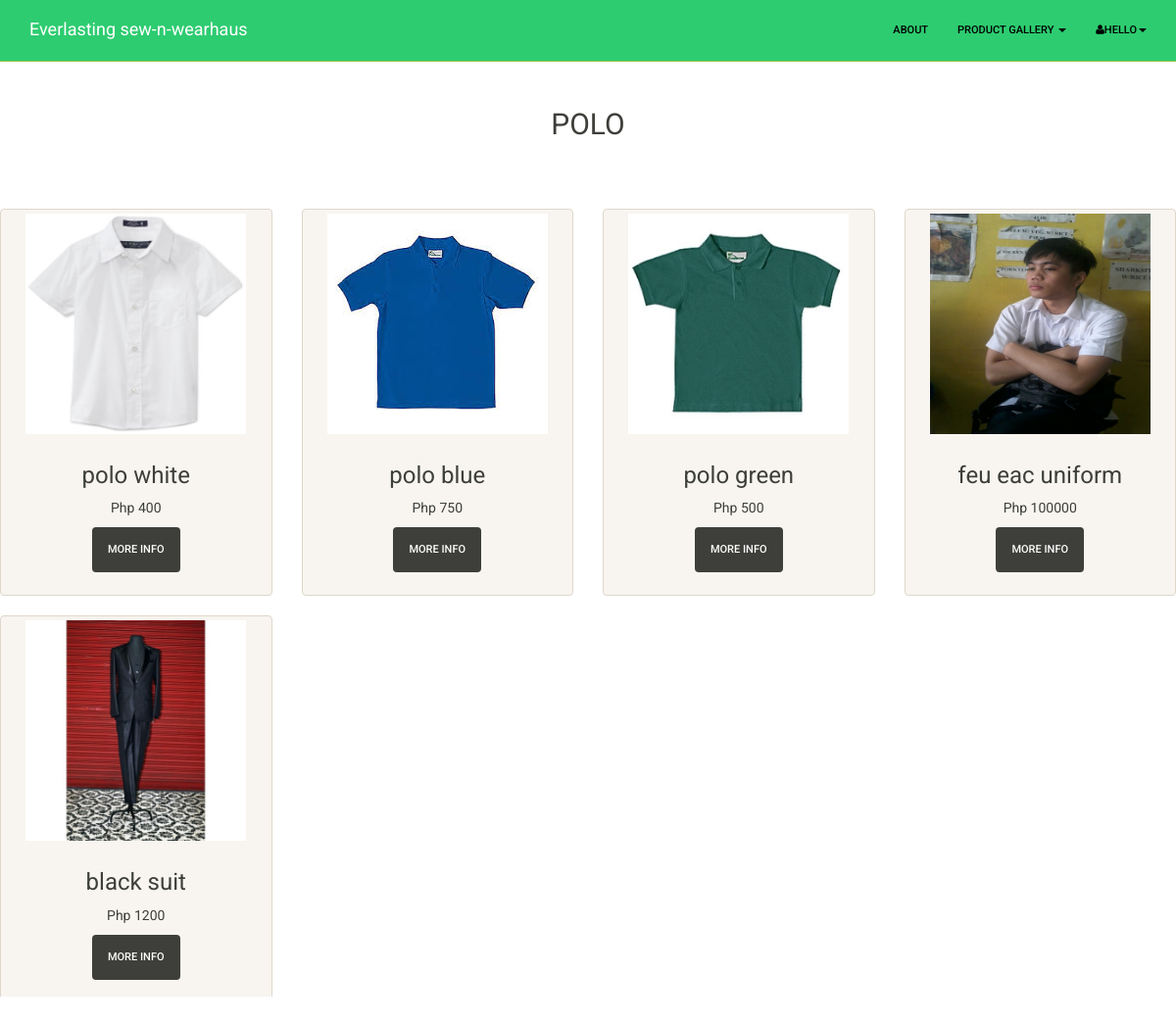
The app's page /sb-customer/poloproduct.php (signed in) with its own data.
### tables this page shows
CREATE TABLE IF NOT EXISTS `products` (
  `id` int(15) NOT NULL AUTO_INCREMENT,
  `image` text NOT NULL,
  `name` text NOT NULL,
  `description` text NOT NULL,
  `price` int(15) NOT NULL,
  `category` int(15) NOT NULL,
  PRIMARY KEY (`id`)
);

### sb-customer/poloproduct.php (the view, shortened to what this page needs)
<!DOCTYPE html>
<html lang="en">
<head>
	   <link href="css/style" rel="stylesheet">
    <link href="../css/bootstrap.css" rel="stylesheet">
	<link href="../css/modern-business.css" rel="stylesheet">
    <link href="../font-awesome/css/font-awesome.min.css" rel="stylesheet">
</head>
<body>
    <nav class="navbar navbar-inverse navbar-fixed-top" role="navigation">
        <div class="container">
            <div class="navbar-header">
                <a class="navbar-brand" href="index.php">Everlasting sew-n-wearhaus</a>
            </div>
            <div class="collapse navbar-collapse navbar-ex1-collapse">
                <ul class="nav navbar-nav navbar-right">
                    <li><a href="about.php">About</a>
                    </li>
                    <li class="dropdown">
                        <a href="productgallery.php" class="dropdown-toggle" data-toggle="dropdown">Product Gallery <b class="caret"></b></a>
                    </li>
					<li class="dropdown ">
              <a href="#" class="dropdown-toggle" data-toggle="dropdown"><i class="fa fa-user"></i><?php echo $_SESSION['fname'];?><b class="caret"></b></a>
            </li>
                </ul>
            </div>
        </div>
    </nav>
    <div class="row text-center">
<br><br><h2>POLO</h2><br><br><br>
			<?php
				$querry = mysql_query("SELECT * FROM products where category=1");
				while($rows = mysql_fetch_assoc($querry))
				{
						$id = $rows['id'];
						$name = $rows['name'];
						$price = $rows['price'];
						$image = $rows['image'];
			?>
            <div class="col-lg-3 col-md-6 hero-feature">
                <div class="thumbnail" >
					<div>
                    <img src="image/products/<?php echo $image; ?>" alt="" width="225px" height="225px">
                    </div>
					<div class="caption">
                        <h3><?php echo $name;?></h3>
                        <p><?php echo "Php " . $price;?></p>
                    <p> <a href="view.php?id=<?php echo $id ?>" class="btn btn-default">More Info</a>
                        </p>
                    </div>
                </div>
            </div>
			<?php } ?>
        </div>
</body>
</html>

### css/modern-business.css (style rules this page uses)
html, body { height: 100%; }
body { padding-top: 50px; }

### records on screen
products: image (picture), name "polo white", price "400"
products: image (picture), name "polo blue", price "750"
products: image (picture), name "polo green", price "500"
products: image (picture), name "feu eac uniform", price "100000"
products: image (picture), name "black suit", price "1200"

### other values on screen
$_SESSION['fname'] "HELLO"
